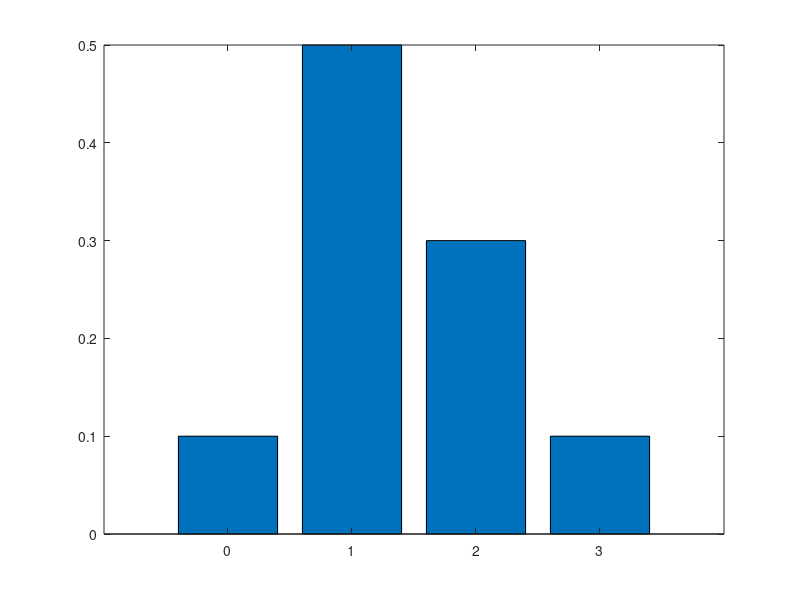

This figure's MATLAB source:
clear all;
clc;

  #Jogar o dado: D ~ Unif({1,2,3})

  Nexp =10;

  D = randi([1 3], 1, Nexp);
  X = zeros(1,Nexp); %pre alocando um vetor de zeros para deixar o programa mais rapido
  SX = [0, 1, 2, 3]
  
  %evita-se o uso do for em matlab/octave porque deixa mais lento
  for i = 1 : Nexp 
    %lançar uma moeda honesta D(i) vezes
    moedas = randi([0 1], 1, D(i));
    X(i) = sum(moedas);
  end 
  
  histograma_X = hist(X, SX);
  
  pmf_X_simul = histograma_X / Nexp;
  
  bar(SX,pmf_X_simul) %plotando em formas de barra
  